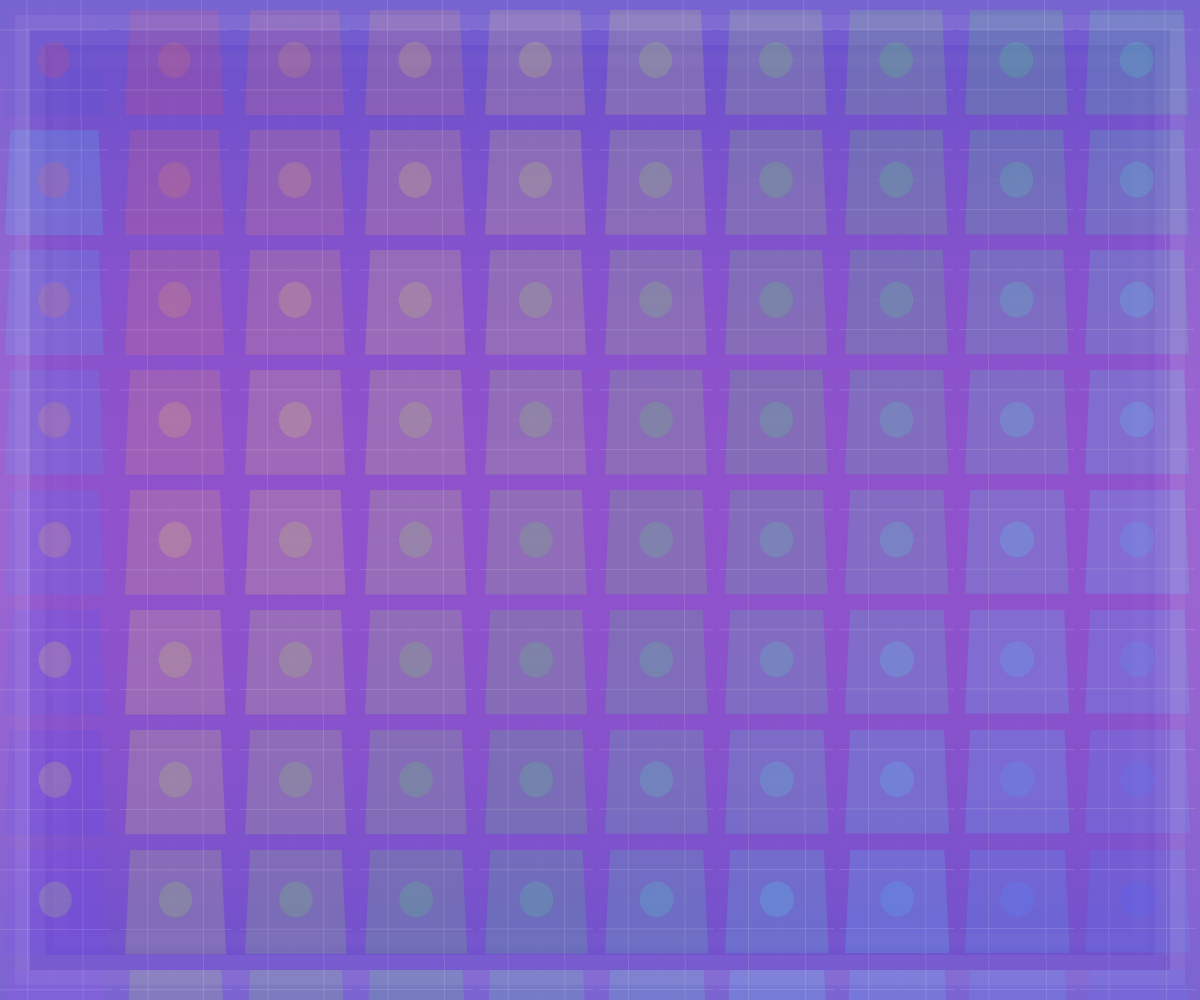
Frame 1 (no input)
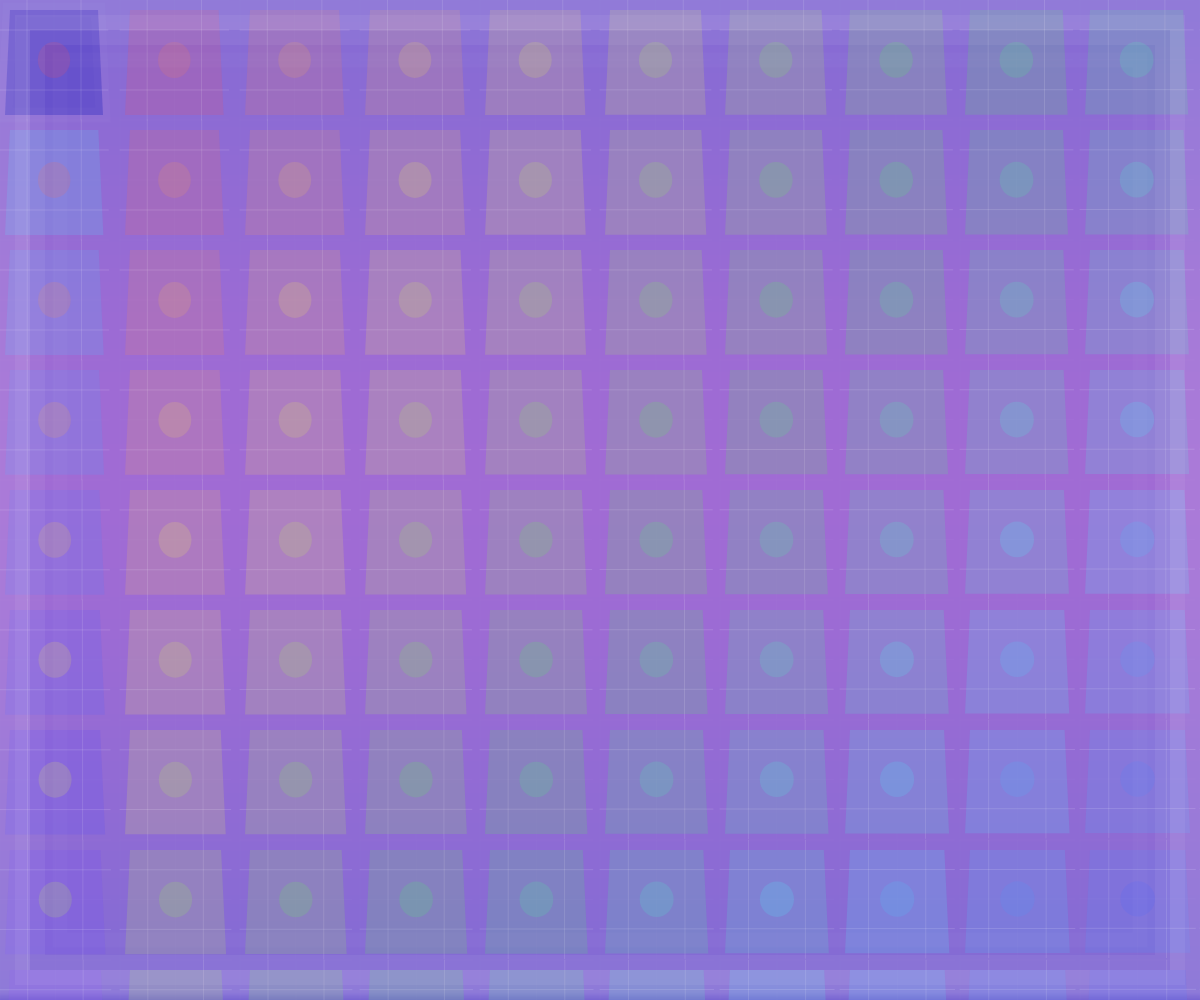
Frame 60 (no input)
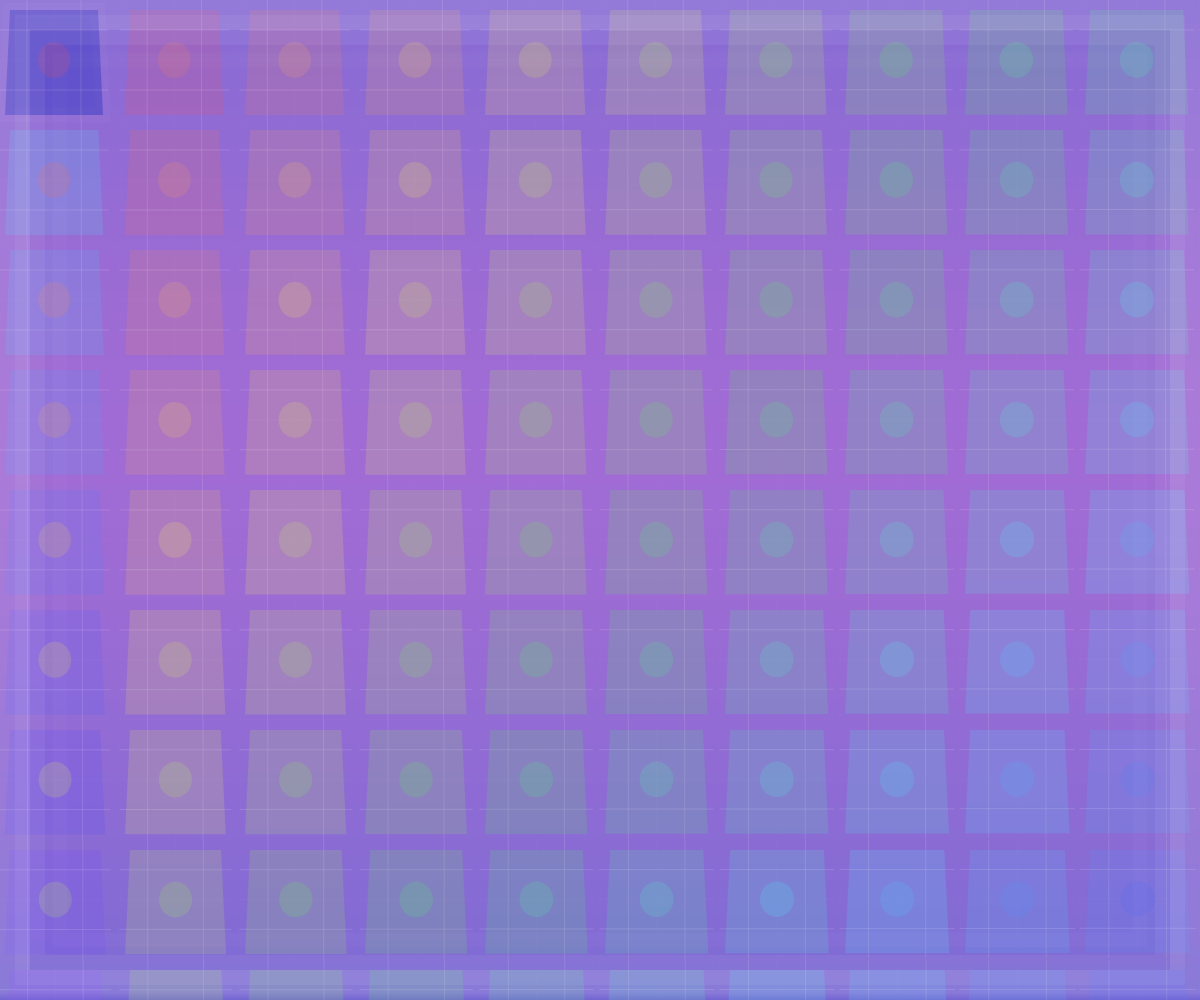
Frame 120 (the mouse pressed at the canvas centre since frame 60)

The p5.js sketch that drew these frames (run headless with seeded random() and noise() and a simulated clock; from frame 60 on, the mouse is pressed at the canvas centre):

// p5.js sketch
// ── sketch.js
function setup() {
  createCanvas(windowWidth, windowHeight);
  colorMode(HSB, 360, 100, 100, 1);
  noStroke();
  
  // Pre-compute grid cells for the crystal lattice
  cells = [];
  let cellSize = 120;
  let cols = width / cellSize + 2;
  let rows = height / cellSize + 2;
  
  for (let y = 0; y < rows; y++) {
    for (let x = 0; x < cols; x++) {
      cells.push({
        x: x * cellSize,
        y: y * cellSize,
        sizeX: cellSize * (0.9 + sin(x * 0.05 + y * 0.03) * 0.1),
        sizeY: cellSize * (0.9 + cos(x * 0.03 + y * 0.05) * 0.1),
        hue: (x * 17 + y * 11) % 360,
        saturation: 70 + sin(x * 0.02 + y * 0.02) * 10,
        brightness: 60 + cos(x * 0.01 + y * 0.01) * 10,
        offset: createVector(x, y)
      });
    }
  }
}

function draw() {
  // Deep shifting background gradient
  for (let y = 0; y < height; y++) {
    let inter = map(y, 0, height, 0, 1);
    let hue = (250 + sin(inter * 3 + frameCount * 0.002) * 20) % 360;
    fill(hue, 60, 80, 1);
    rect(0, y, width, 1);
  }
  
  // Draw the crystal lattice
  for (let cell of cells) {
    // Draw a soft, irregular polygon with subtle distortion
    beginShape();
    let w = cell.sizeX;
    let h = cell.sizeY;
    
    // Add subtle distortion to vertices
    let distort = 10;
    vertex(cell.x + distort, cell.y + distort);
    vertex(cell.x + w - distort, cell.y + distort);
    vertex(cell.x + w - distort * 0.5, cell.y + h - distort * 0.5);
    vertex(cell.x + distort * 0.5, cell.y + h - distort * 0.5);
    endShape(CLOSE);
    
    // Fill with translucent crystal color
    fill(cell.hue, cell.saturation, cell.brightness, 0.7);
    
    // Draw inner structural lines
    stroke(0, 0, 100, 0.15);
    strokeWeight(0.8);
    line(cell.x + w * 0.25, cell.y, cell.x + w * 0.25, cell.y + h);
    line(cell.x + w * 0.75, cell.y, cell.x + w * 0.75, cell.y + h);
    line(cell.x, cell.y + h * 0.25, cell.x + w, cell.y + h * 0.25);
    line(cell.x, cell.y + h * 0.75, cell.x + w, cell.y + h * 0.75);
    
    // Draw cross-hatching with subtle variation
    stroke(0, 0, 100, 0.08);
    strokeWeight(0.3);
    for (let i = 0; i < 4; i++) {
      let offset = i * w / 4;
      line(cell.x + offset, cell.y, cell.x + offset, cell.y + h);
    }
    for (let i = 0; i < 4; i++) {
      let offset = i * h / 4;
      line(cell.x, cell.y + offset, cell.x + w, cell.y + offset);
    }
    
    // Draw subtle center glow
    noStroke();
    fill(cell.hue, cell.saturation, 100, 0.15);
    ellipse(cell.x + w/2, cell.y + h/2, w * 0.3, h * 0.3);
  }
  
  // Draw the geological frame
  noFill();
  stroke(0, 0, 100, 0.1);
  strokeWeight(60);
  rect(0, 0, width, height);
  
  // Inner grooves in the frame
  stroke(0, 0, 100, 0.05);
  strokeWeight(30);
  rect(30, 30, width - 60, height - 60);
  
  // Even finer grooves
  stroke(0, 0, 100, 0.02);
  strokeWeight(15);
  rect(60, 60, width - 120, height - 120);
}

function windowResized() {
  resizeCanvas(windowWidth, windowHeight);
}
